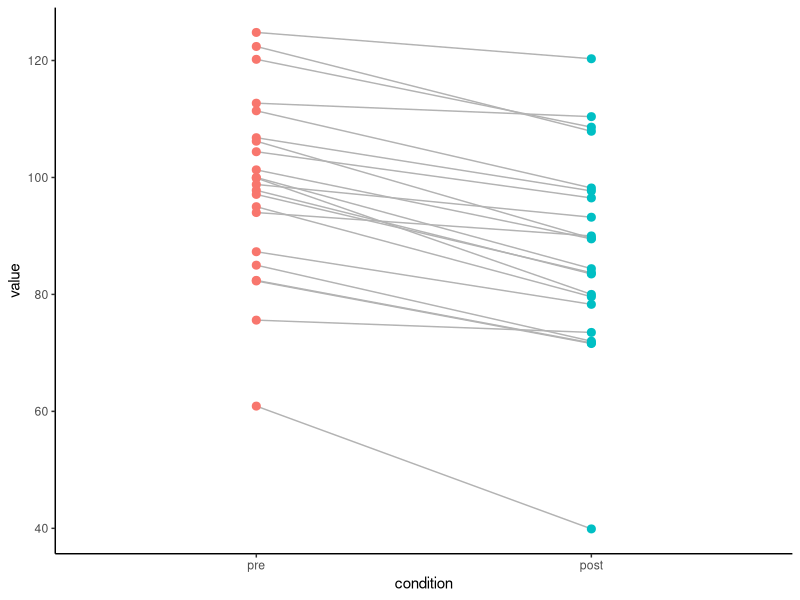

Write R code to recreate this figure.
#!/usr/bin/env Rscript
# Standalone reproduction. Run inside the pinned pubplot container.
suppressPackageStartupMessages({ library(ggplot2); library(ggpubr) })

raw <- read.csv("input_value.csv", check.names = FALSE)
raw[["value"]] <- as.numeric(raw[["value"]]); raw <- raw[complete.cases(raw[, c("subject","condition","value")]), ]
a <- raw[raw[["condition"]] == "pre", c("subject","value")]; names(a) <- c("id","v1")
b <- raw[raw[["condition"]] == "post", c("subject","value")]; names(b) <- c("id","v2")
m <- merge(a[!duplicated(a$id), ], b[!duplicated(b$id), ], by = "id")
res <- t.test(m$v2, m$v1, paired = TRUE)
print(res)
pl <- rbind(data.frame(id=m$id, cond="pre", v=m$v1), data.frame(id=m$id, cond="post", v=m$v2))
pl$cond <- factor(pl$cond, levels = c("pre","post"))
p <- ggplot(pl, aes(cond, v)) + geom_line(aes(group = id), colour = "grey70") +
  geom_point(aes(colour = cond), size = 2.4) +
  labs(x = "condition", y = "value") + theme_classic() + theme(legend.position = "none")
ggsave("figure_value_paired.pdf", p, width = 3.8, height = 4.2)
cat("Reproduced figure.\n")
